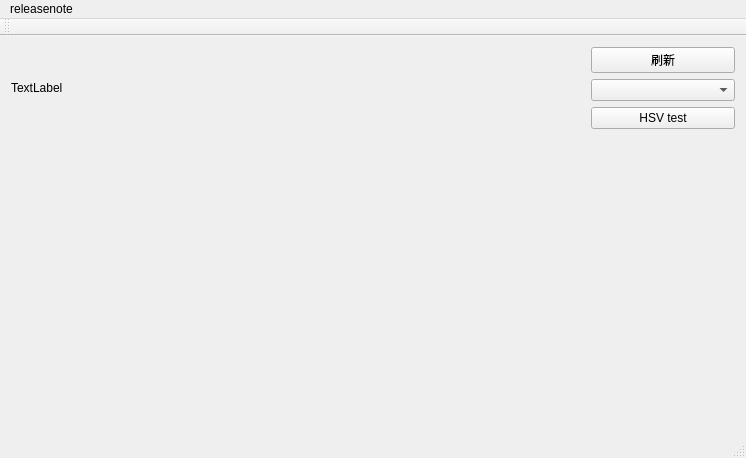
<?xml version="1.0" encoding="UTF-8"?>
<ui version="4.0">
 <class>algtestClass</class>
 <widget class="QMainWindow" name="algtestClass">
  <property name="geometry">
   <rect>
    <x>0</x>
    <y>0</y>
    <width>746</width>
    <height>458</height>
   </rect>
  </property>
  <property name="windowTitle">
   <string>algtest</string>
  </property>
  <widget class="QWidget" name="centralWidget">
   <layout class="QVBoxLayout" name="verticalLayout_2" stretch="3,1">
    <item>
     <layout class="QHBoxLayout" name="horizontalLayout_3" stretch="8,2">
      <item>
       <layout class="QHBoxLayout" name="horizontalLayout_2">
        <item>
         <widget class="QLabel" name="label_img">
          <property name="text">
           <string>TextLabel</string>
          </property>
         </widget>
        </item>
       </layout>
      </item>
      <item>
       <layout class="QVBoxLayout" name="verticalLayout">
        <item>
         <widget class="QPushButton" name="button_reflash">
          <property name="text">
           <string>刷新</string>
          </property>
         </widget>
        </item>
        <item>
         <widget class="QComboBox" name="combox_images"/>
        </item>
        <item>
         <widget class="QPushButton" name="button_hsv">
          <property name="text">
           <string>HSV test</string>
          </property>
         </widget>
        </item>
       </layout>
      </item>
     </layout>
    </item>
    <item>
     <layout class="QHBoxLayout" name="plotLayout"/>
    </item>
   </layout>
  </widget>
  <widget class="QMenuBar" name="menuBar">
   <property name="geometry">
    <rect>
     <x>0</x>
     <y>0</y>
     <width>746</width>
     <height>23</height>
    </rect>
   </property>
   <widget class="QMenu" name="menuFile">
    <property name="title">
     <string>releasenote</string>
    </property>
   </widget>
   <addaction name="menuFile"/>
  </widget>
  <widget class="QToolBar" name="mainToolBar">
   <attribute name="toolBarArea">
    <enum>TopToolBarArea</enum>
   </attribute>
   <attribute name="toolBarBreak">
    <bool>false</bool>
   </attribute>
  </widget>
  <widget class="QStatusBar" name="statusBar"/>
 </widget>
 <layoutdefault spacing="6" margin="11"/>
 <resources>
  <include location="algtest.qrc"/>
 </resources>
 <connections/>
</ui>
